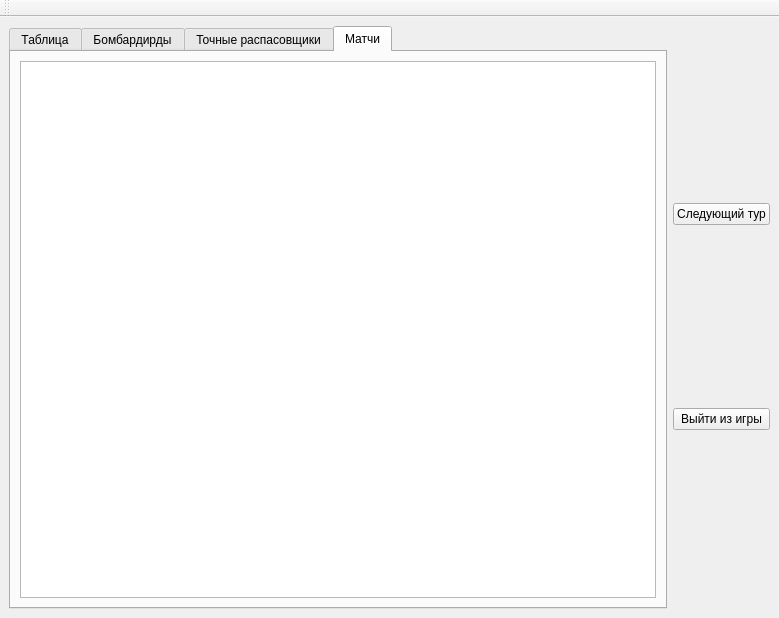
<?xml version="1.0" encoding="UTF-8"?>
<ui version="4.0">
 <class>MainWindow</class>
 <widget class="QMainWindow" name="MainWindow">
  <property name="windowModality">
   <enum>Qt::WindowModal</enum>
  </property>
  <property name="geometry">
   <rect>
    <x>0</x>
    <y>0</y>
    <width>779</width>
    <height>618</height>
   </rect>
  </property>
  <property name="sizePolicy">
   <sizepolicy hsizetype="Expanding" vsizetype="Expanding">
    <horstretch>0</horstretch>
    <verstretch>0</verstretch>
   </sizepolicy>
  </property>
  <property name="tabletTracking">
   <bool>false</bool>
  </property>
  <property name="acceptDrops">
   <bool>false</bool>
  </property>
  <property name="windowTitle">
   <string>Футбольный менеджер 2018</string>
  </property>
  <property name="windowIcon">
   <iconset theme="FM2018">
    <normaloff>.</normaloff>.</iconset>
  </property>
  <property name="styleSheet">
   <string notr="true">QMainWindow {
    background-color : (0, 0,  0);
}
</string>
  </property>
  <widget class="QWidget" name="centralwidget">
   <layout class="QVBoxLayout" name="verticalLayout_3">
    <item>
     <layout class="QHBoxLayout" name="horizontalLayout">
      <item>
       <layout class="QVBoxLayout" name="verticalLayout">
        <item>
         <widget class="QTabWidget" name="tabWidget">
          <property name="currentIndex">
           <number>3</number>
          </property>
          <widget class="QWidget" name="tab">
           <attribute name="title">
            <string>Таблица</string>
           </attribute>
           <layout class="QGridLayout" name="gridLayout">
            <item row="0" column="0">
             <widget class="QTableView" name="tableViewForTeams">
              <property name="styleSheet">
               <string notr="true">QHeaderView {
    font-size : 16 px;
}

QHeaderView::section {
     background-color: qlineargradient(x1:0, y1:0, x2:0, y2:0,
                                       stop:0 #616161, stop: 0.5 #505050,
                                       stop: 0.6 #434343, stop:1 #656565);
     color: white;
     padding-left: 4px;
     border: 1px solid #6c6c6c;
 }</string>
              </property>
              <property name="frameShadow">
               <enum>QFrame::Sunken</enum>
              </property>
              <property name="lineWidth">
               <number>1</number>
              </property>
              <property name="sortingEnabled">
               <bool>false</bool>
              </property>
              <attribute name="verticalHeaderVisible">
               <bool>false</bool>
              </attribute>
             </widget>
            </item>
           </layout>
          </widget>
          <widget class="QWidget" name="tab_2">
           <attribute name="title">
            <string>Бомбардирды</string>
           </attribute>
           <layout class="QVBoxLayout" name="verticalLayout_4">
            <item>
             <widget class="QTableView" name="tableViewForPlayers">
              <property name="sizePolicy">
               <sizepolicy hsizetype="Expanding" vsizetype="Expanding">
                <horstretch>0</horstretch>
                <verstretch>0</verstretch>
               </sizepolicy>
              </property>
              <property name="acceptDrops">
               <bool>true</bool>
              </property>
              <property name="toolTipDuration">
               <number>-1</number>
              </property>
              <property name="styleSheet">
               <string notr="true">QHeaderView {
    font-size : 16 px;
}

QHeaderView::section {
     background-color: qlineargradient(x1:0, y1:0, x2:0, y2:0,
                                       stop:0 #616161, stop: 0.5 #505050,
                                       stop: 0.6 #434343, stop:1 #656565);
     color: white;
     padding-left: 4px;
     border: 1px solid #6c6c6c;
 }</string>
              </property>
              <property name="frameShape">
               <enum>QFrame::WinPanel</enum>
              </property>
              <attribute name="verticalHeaderVisible">
               <bool>false</bool>
              </attribute>
             </widget>
            </item>
           </layout>
          </widget>
          <widget class="QWidget" name="tab_3">
           <attribute name="title">
            <string>Точные распасовщики</string>
           </attribute>
           <layout class="QVBoxLayout" name="verticalLayout_5">
            <item>
             <widget class="QTableView" name="tableViewForPlayersPass"/>
            </item>
           </layout>
          </widget>
          <widget class="QWidget" name="tab_4">
           <attribute name="title">
            <string>Матчи</string>
           </attribute>
           <layout class="QVBoxLayout" name="verticalLayout_6">
            <item>
             <widget class="QListView" name="listView">
              <property name="sizePolicy">
               <sizepolicy hsizetype="Minimum" vsizetype="Expanding">
                <horstretch>0</horstretch>
                <verstretch>0</verstretch>
               </sizepolicy>
              </property>
              <property name="font">
               <font>
                <family>Yu Gothic Light</family>
                <pointsize>14</pointsize>
               </font>
              </property>
              <property name="styleSheet">
               <string notr="true">QListView::item:alternate {
    background: #EEEEEE;
}

QListView::item:selected {
    border: 1px solid #6a6ea9;
}

QListView::item:selected:!active {
    background: qlineargradient(x1: 0, y1: 0, x2: 0, y2: 1,
                                stop: 0 #ABAFE5, stop: 1 #8588B2);
}

QListView::item:selected:active {
    background: qlineargradient(x1: 0, y1: 0, x2: 0, y2: 1,
                                stop: 0 #6a6ea9, stop: 1 #888dd9);
}

QListView::item:hover {
    background: qlineargradient(x1: 0, y1: 0, x2: 0, y2: 1,
                                stop: 0 #FAFBFE, stop: 1 #DCDEF1);
}</string>
              </property>
              <property name="horizontalScrollBarPolicy">
               <enum>Qt::ScrollBarAsNeeded</enum>
              </property>
              <property name="textElideMode">
               <enum>Qt::ElideLeft</enum>
              </property>
             </widget>
            </item>
           </layout>
          </widget>
         </widget>
        </item>
       </layout>
      </item>
      <item>
       <layout class="QVBoxLayout" name="verticalLayout_2">
        <item>
         <widget class="QPushButton" name="bNextTour">
          <property name="autoFillBackground">
           <bool>false</bool>
          </property>
          <property name="text">
           <string>Следующий тур</string>
          </property>
         </widget>
        </item>
        <item>
         <widget class="QPushButton" name="bExit">
          <property name="text">
           <string>Выйти из игры</string>
          </property>
         </widget>
        </item>
       </layout>
      </item>
     </layout>
    </item>
   </layout>
  </widget>
  <widget class="QMenuBar" name="menubar">
   <property name="geometry">
    <rect>
     <x>0</x>
     <y>0</y>
     <width>779</width>
     <height>21</height>
    </rect>
   </property>
  </widget>
  <widget class="QToolBar" name="toolBar">
   <property name="windowTitle">
    <string>toolBar</string>
   </property>
   <attribute name="toolBarArea">
    <enum>TopToolBarArea</enum>
   </attribute>
   <attribute name="toolBarBreak">
    <bool>false</bool>
   </attribute>
  </widget>
 </widget>
 <resources/>
 <connections/>
</ui>
